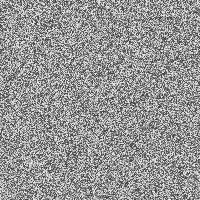
Frame 1 (no input)
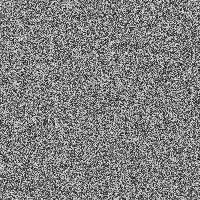
Frame 60 (the mouse pressed at the canvas centre just before this capture)
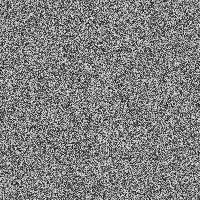
Frame 120 (the mouse held since frame 60 and released just before this capture)

The Processing sketch that drew these frames (run headless with seeded random() and noise(); from frame 60 on, the mouse is pressed at the canvas centre):

// Processing sketch: sketch_todimmensjonal_tabell_1
// ── sketch_todimmensjonal_tabell_1.pde
/*
Dette er det første av to eksempler på "programmer" som bruker
2-dimmensjonale tabeller for å lage et "gråskalabilde".
*/

int cols;
int rows;
int [][]myArray;
void setup()
{
  size(200,200);
  cols = width;
  rows = height;
  myArray = new int[cols][rows];
}
void draw()
{
  for(int i = 0; i < cols; i++)
  {
    for(int j = 0; j < rows; j++)
    {
      myArray[i][j] = int(random(255));
    }
  }
  
  // tegn opp punktene
  for(int i = 0; i < cols; i++)
  {
    for(int j = 0; j < rows; j++)
    {
      stroke(myArray[i][j]);
      point(i,j);
    }
  }
}
